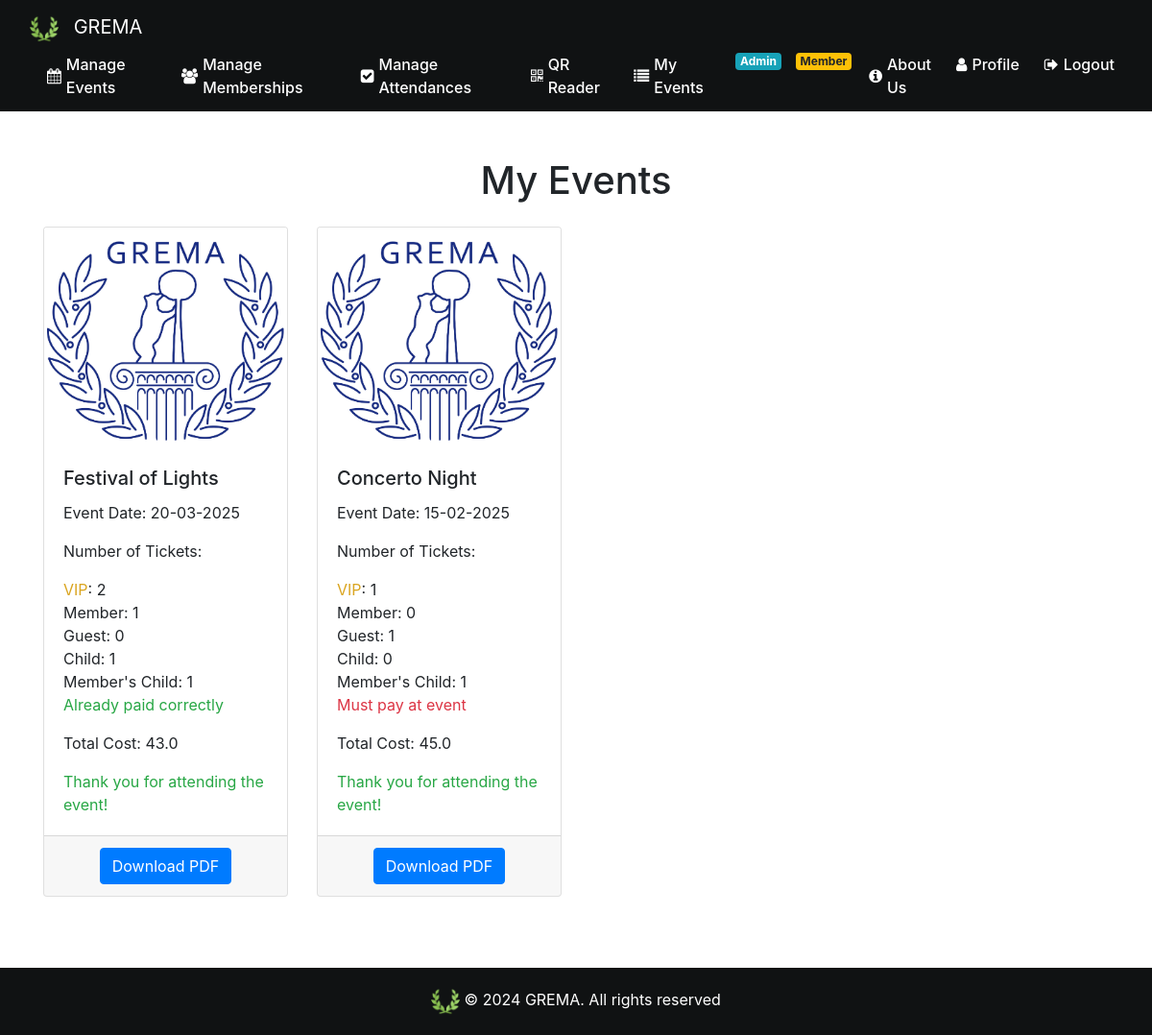
/my_events (signed in), run on the app's committed database.
### website/models.py (models this page shows)
class Event(db.Model):
    id = db.Column(db.Integer, primary_key=True)
    name= db.Column(db.String(80))
    date = db.Column(db.DateTime(timezone=True), default=func.current_date())
    max_guest_num = db.Column(db.Integer)
    member_price=db.Column(db.Float)
    member_child_price=db.Column(db.Float)
    guest_price=db.Column(db.Float)
    child_price=db.Column(db.Float)
    is_family_friendly=db.Column(db.Boolean)
    img_url=db.Column(db.String(300))
    description=db.Column(db.String(800))
    admin_id = db.Column(db.Integer, db.ForeignKey('admin.id'))

class Event_Attendance(db.Model):
    id = db.Column(db.Integer, primary_key=True)
    event_id = db.Column(db.Integer, db.ForeignKey('event.id'))
    user_id = db.Column(db.Integer, db.ForeignKey('user.id'))
    date = db.Column(db.DateTime(timezone=True), default=func.current_date())
    number_guest_tickets = db.Column(db.Integer)
    number_child_tickets = db.Column(db.Integer)
    number_member_tickets = db.Column(db.Integer)
    number_memberchild_tickets = db.Column(db.Integer)
    vip_admin_tickets= db.Column(db.Integer)
    guests_names = db.Column(db.String(300))
    cash_payment_in_event=db.Column(db.Boolean)
    total_price= db.Column(db.Float)

### website/views.py (the view)
@views.route('/my_events', methods=['GET', 'POST'])
@login_required
def my_events():
    user_attendances = Event_Attendance.query.filter_by(user_id=current_user.id).all()
    events = [Event.query.get(attendance.event_id) for attendance in user_attendances]
    now = datetime.now()
    return render_template('my_events.html', user_attendances=user_attendances, events=events, user=current_user,now=now)

### website/views.py (called while the page is built)
@views.context_processor
def inject_membership():
    if current_user.is_authenticated:
        is_member = Fee.query.filter_by(user_fee=current_user.id, payed=True).first() is not None
    else:
        is_member = False
    return dict(is_member=is_member)

### website/templates/my_events.html (shortened to what this page needs)
{% extends "base.html" %}
{% block content %}
<br><br>
<div class="container">
    <h1 class="text-center mb-4">My Events</h1>
    {% if user_attendances|length == 0 %}
    <p class="text-center text-muted mb-4">You haven't signed up for any events yet.</p>
    {% else %}
    <div class="row row-cols-1 row-cols-md-4">
        {% for i in range(user_attendances|length) %}
        <div class="col mb-4">
            <div class="card h-100 div-hover">
                {% if events[i].img_url %}
                <img src="{{ events[i].img_url }}" class="card-img-top" alt="{{ events[i].name }}">
                {% else %}
                <img src="{{ url_for('static', filename='images/gremaLogo.png') }}" class="card-img-top"
                    alt="{{ events[i].name }}">
                {% endif %}
                <div class="card-body">
                    <h5 class="card-title">{{ events[i].name }}</h5>
                    <p class="card-text">Event Date: {{ events[i].date.strftime('%d-%m-%Y') }}</p>
                    <p class="card-text">Number of Tickets:</p>
                    <ul class="list-unstyled">
                        {% if user.is_admin %}
                        <li><span style="color:goldenrod">VIP</span>: {{ user_attendances[i].vip_admin_tickets }}</li>
                        {%endif%}
                        <li>Member: {{ user_attendances[i].number_member_tickets }}</li>
                        <li>Guest: {{ user_attendances[i].number_guest_tickets }}</li>
                        <li>Child: {{ user_attendances[i].number_child_tickets }}</li>
                        <li>Member's Child: {{ user_attendances[i].number_memberchild_tickets }}</li>
                        {%if user_attendances[i].cash_payment_in_event %}
                        <li><span class="text-danger">Must pay at event</span></li>
                        {%else%}
                        <li><span class="text-success">Already paid correctly</span></li>
                        {% endif%}
                    </ul>
                    <p class="card-text">Total Cost: {{ user_attendances[i].total_price }}</p>
                    {% if events[i].date < now %} <p class="card-text text-success mb-0">Thank you for attending the
                        event!</p>
                        {% else %}
                        <p class="card-text text-primary mb-0">See you there!</p>
                        {% endif %}
                </div>
                <div class="card-footer text-center">
                    <form action="{{ url_for('views.download_event_pdf', event_id=events[i].id) }}" method="post">
                        <button type="submit" class="btn btn-primary">Download PDF</button>
                    </form>
                </div>
            </div>
        </div>
        {% endfor %}
    </div>
    {% endif %}
</div>
{% endblock %}

### website/templates/base.html (shortened to what this page needs)
<!DOCTYPE html>
<html lang="en">
<head>
  <link rel="stylesheet" href="/static/base.css">
  <link href="https://cdn.jsdelivr.net/npm/bootstrap@5.3.0/dist/css/bootstrap.min.css" rel="stylesheet">
  <link rel="stylesheet" href="https://stackpath.bootstrapcdn.com/bootstrap/4.4.1/css/bootstrap.min.css"
 />
  <link rel="stylesheet" href="https://stackpath.bootstrapcdn.com/font-awesome/4.7.0/css/font-awesome.min.css"
 />
</head>
<body>
  <nav class="navbar navbar-expand-md navbar-dark sticky-top navbar-custom">
    <div class="container-wide">
      <a class="navbar-brand" href="/"><img src="{{ url_for('static', filename='images/greek_laurel.png') }}"
          alt="GREMA"> GREMA</a>
      <div class="collapse navbar-collapse" id="navbar">
        <ul class="navbar-nav">
          {% if user.is_authenticated %}
          {% if user.is_admin %}
          <li class="nav-item">
            <a class="nav-link" href="/"><i class="fa fa-calendar" aria-hidden="true"></i> Manage Events</a>
          </li>
          <li class="nav-item">
            <a class="nav-link" href="/manage_memberships"><i class="fa fa-users" aria-hidden="true"></i> Manage
              Memberships</a>
          </li>
          <li class="nav-item">
            <a class="nav-link" href="/manage_event_attendances"><i class="fa fa-check-square" aria-hidden="true"></i>
              Manage Attendances</a>
          </li>
          <li class="nav-item">
            <a class="nav-link" href="/qr_reader"><i class="fa fa-qrcode" aria-hidden="true"></i> QR Reader</a>
          </li>
          {% else %}
          <li class="nav-item">
            <a class="nav-link" href="/"><i class="fa fa-calendar" aria-hidden="true"></i> Incoming Events</a>
          </li>
          {% endif %}
          <li class="nav-item">
            <a class="nav-link" href="/my_events"><i class="fa fa-list" aria-hidden="true"></i> My Events</a>
          </li>
          {% endif %}
        </ul>
        {% if user.is_authenticated %}
        <ul class="navbar-nav ml-auto">
          {% if user.is_admin %}
          <li class="nav-item">
            <span class="badge badge-info">Admin</span>
          </li>
          {% endif %}
          {% if not is_member %}
          <li class="nav-item">
            <a class="btn btn-warning nav-link rounded-pill font-weight-bold" id="becomeMember" href="/become_member"><i
                class="fa fa-star" aria-hidden="true"></i> Become Member!</a>
          </li>
          {% else %}
          <li class="nav-item">
            <span class="badge badge-warning">Member</span>
          </li>
          {% endif %}
          <li class="nav-item">
            <a class="nav-link" href="/about_us"><i class="fa fa-info-circle" aria-hidden="true"></i> About Us</a>
          </li>
          <li class="nav-item">
            <a class="nav-link" href="/profile"><i class="fa fa-user" aria-hidden="true"></i> Profile</a>
          </li>
          <li class="nav-item">
            <a class="nav-link" href="/logout"><i class="fa fa-sign-out" aria-hidden="true"></i> Logout</a>
          </li>
        </ul>
        {% endif %}
      </div>
    </div>
  </nav>
  <div class="w-100">{% block content %}{% endblock %}</div>
  <br><br><br><br><br>
  <footer class="footer mt-auto py-3">
    <div class="container text-center">
      <img src="/static/images/greek_laurel.png" alt="Laurel" style="max-height: 30px;" />
      <span>&copy; 2024 GREMA. All rights reserved
    </div>
  </footer>
</body>
</html>

### website/static/base.css (style rules this page uses)
html { position: relative; min-height: 100%; }
body { margin-bottom: 100px; margin: 0; padding: 0; }
.footer { position: absolute; bottom: 0; width: 100%; height: 70px; background-color: #141618; display: flex; align-items: center; justify-content: space-between; padding: 0 30px; box-sizing: border-box; }
.footer img { max-height: 35px; max-width: 100%; vertical-align: middle; align-items: center; }
.navbar-custom { background-color: #101213; padding: 10px 0; }
.navbar-brand { display: flex; align-items: center; }
.navbar-brand img { max-height: 30px; margin-right: 10px; }
.navbar-nav .nav-item { margin-left: 10px; }
.navbar-nav .nav-link { color: #ffffff !important; font-weight: 500; display: flex; align-items: center; padding: 5px 10px; }
.navbar-nav .nav-link .fa { margin-right: 5px; }
.navbar-collapse { justify-content: space-between; }
.navbar-nav.ml-auto { margin-left: auto !important; }
.container-wide { max-width: 1340px; width: 100%; padding-left: 15px; padding-right: 15px; margin-left: auto; margin-right: auto; }
.badge { margin-left: 5px; padding: 5px 10px; font-size: 90%; }
.footer { background-color: #101213; color: white; padding: 20px 0; }
.footer img { max-height: 30px; }

### data on the page
Event: name "Festival of Lights", date "20-03-2025"
Event_Attendance: vip_admin_tickets "2", number_member_tickets "1", number_guest_tickets "0", number_child_tickets "1", number_memberchild_tickets "1", total_price "43.0"
Event: name "Concerto Night", date "15-02-2025"
Event_Attendance: vip_admin_tickets "1", number_member_tickets "0", number_guest_tickets "1", number_child_tickets "0", number_memberchild_tickets "1", total_price "45.0"
